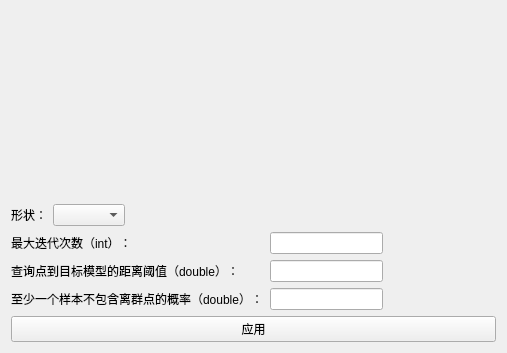
<?xml version="1.0" encoding="UTF-8"?>
<ui version="4.0">
 <class>QRanSac</class>
 <widget class="QSubDialogBase" name="QRanSac">
  <property name="geometry">
   <rect>
    <x>0</x>
    <y>0</y>
    <width>507</width>
    <height>353</height>
   </rect>
  </property>
  <property name="windowTitle">
   <string>查找图元</string>
  </property>
  <layout class="QGridLayout" name="gridLayout" rowstretch="1,0,0,0,0">
   <item row="1" column="2">
    <spacer name="horizontalSpacer_3">
     <property name="orientation">
      <enum>Qt::Horizontal</enum>
     </property>
     <property name="sizeHint" stdset="0">
      <size>
       <width>262</width>
       <height>20</height>
      </size>
     </property>
    </spacer>
   </item>
   <item row="1" column="1">
    <widget class="QComboBox" name="comboBox"/>
   </item>
   <item row="2" column="0" colspan="3">
    <layout class="QGridLayout" name="gridLayout_3">
     <item row="1" column="1">
      <widget class="QLineEdit" name="max_lineEdit"/>
     </item>
     <item row="0" column="1">
      <widget class="QLineEdit" name="min_lineEdit"/>
     </item>
     <item row="0" column="2">
      <spacer name="horizontalSpacer_4">
       <property name="orientation">
        <enum>Qt::Horizontal</enum>
       </property>
       <property name="sizeHint" stdset="0">
        <size>
         <width>40</width>
         <height>20</height>
        </size>
       </property>
      </spacer>
     </item>
     <item row="1" column="0">
      <widget class="QLabel" name="label_3">
       <property name="text">
        <string>查询点到目标模型的距离阈值（double）：</string>
       </property>
      </widget>
     </item>
     <item row="1" column="2">
      <spacer name="horizontalSpacer_5">
       <property name="orientation">
        <enum>Qt::Horizontal</enum>
       </property>
       <property name="sizeHint" stdset="0">
        <size>
         <width>40</width>
         <height>20</height>
        </size>
       </property>
      </spacer>
     </item>
     <item row="0" column="0">
      <widget class="QLabel" name="label_4">
       <property name="text">
        <string>最大迭代次数（int）：</string>
       </property>
      </widget>
     </item>
     <item row="2" column="0">
      <widget class="QLabel" name="label_5">
       <property name="text">
        <string>至少一个样本不包含离群点的概率（double）：</string>
       </property>
      </widget>
     </item>
     <item row="2" column="1">
      <widget class="QLineEdit" name="max_lineEdit_2"/>
     </item>
     <item row="2" column="2">
      <spacer name="horizontalSpacer_6">
       <property name="orientation">
        <enum>Qt::Horizontal</enum>
       </property>
       <property name="sizeHint" stdset="0">
        <size>
         <width>40</width>
         <height>20</height>
        </size>
       </property>
      </spacer>
     </item>
    </layout>
   </item>
   <item row="4" column="0" colspan="3">
    <widget class="QPushButton" name="pushButton">
     <property name="text">
      <string>应用</string>
     </property>
    </widget>
   </item>
   <item row="1" column="0">
    <widget class="QLabel" name="label_2">
     <property name="text">
      <string>形状：</string>
     </property>
    </widget>
   </item>
   <item row="0" column="0" colspan="3">
    <widget class="QRendView" name="widget" native="true"/>
   </item>
  </layout>
 </widget>
 <layoutdefault spacing="6" margin="11"/>
 <customwidgets>
  <customwidget>
   <class>QSubDialogBase</class>
   <extends>QWidget</extends>
   <header>qsubdialogbase.h</header>
   <container>1</container>
  </customwidget>
  <customwidget>
   <class>QRendView</class>
   <extends>QWidget</extends>
   <header>QRendView.h</header>
   <container>1</container>
  </customwidget>
 </customwidgets>
 <resources/>
 <connections>
  <connection>
   <sender>pushButton</sender>
   <signal>clicked()</signal>
   <receiver>QRanSac</receiver>
   <slot>OnApply()</slot>
   <hints>
    <hint type="sourcelabel">
     <x>120</x>
     <y>121</y>
    </hint>
    <hint type="destinationlabel">
     <x>483</x>
     <y>132</y>
    </hint>
   </hints>
  </connection>
 </connections>
 <slots>
  <slot>OnApply()</slot>
 </slots>
</ui>
